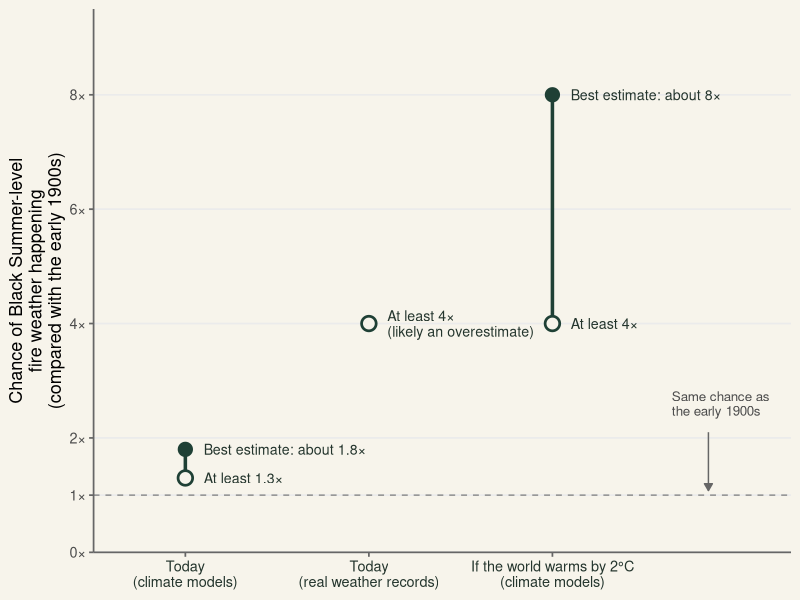

The R source for this figure:
## ---- chunk 1
#| label: fig-likelihood
#| fig-cap: "The chance of Black Summer-level fire weather in southeastern Australia is already higher than in the early 1900s, and could reach about eight times that level with 2°C of warming. The dashed line (1×) marks the early-1900s chance. Filled dots show best estimates and open circles show the lowest likely values. Data: @vanoldenborgh2021."
#| fig-alt: "Dot plot of the chance of Black Summer-level fire weather compared with the early 1900s (1×). Climate models: about 1.8 times today, at least 1.3 times. Weather records: at least 4 times today, likely an overestimate. With 2°C of warming: about 8 times, at least 4 times."
#| fig-width: 8
#| fig-height: 5

library(ggplot2)
library(tibble)

# Results reported by van Oldenborgh et al. (2021)
dots <- tibble(
  scenario = c("Today\n(climate models)",
               "Today\n(real weather records)",
               "If the world warms by 2°C\n(climate models)"),
  at_least = c(1.3, 4, 4),
  best     = c(1.8, NA, 8),
  at_least_label = c("At least 1.3×",
                     "At least 4×\n(likely an overestimate)",
                     "At least 4×")
)
dots$scenario <- factor(dots$scenario, levels = dots$scenario)

ggplot(dots, aes(x = scenario)) +
  # Reference line: same chance as the early 1900s
  geom_hline(yintercept = 1, linetype = "dashed", colour = "grey55") +
  # Side annotation with an arrow pointing to the reference line
  annotate("text", x = 3.65, y = 2.6,
           label = "Same chance as\nthe early 1900s",
           hjust = 0, size = 3.4, colour = "grey30", lineheight = 0.9) +
  annotate("segment", x = 3.85, xend = 3.85, y = 2.1, yend = 1.08,
           colour = "grey40", linewidth = 0.5,
           arrow = arrow(length = unit(0.2, "cm"), type = "closed")) +
  # Line from the lowest likely value to the best estimate
  geom_segment(aes(xend = scenario, y = at_least, yend = best),
               linewidth = 1.2, colour = "#1f4035", na.rm = TRUE) +
  # Open circle = lowest likely value; filled dot = best estimate
  geom_point(aes(y = at_least), shape = 21, fill = "#f7f4eb",
             colour = "#1f4035", size = 4, stroke = 1.4) +
  geom_point(aes(y = best), colour = "#1f4035", size = 4.5, na.rm = TRUE) +
  # Labels written beside each dot (direct labels instead of a legend)
  geom_text(aes(y = best, label = paste0("Best estimate: about ", best, "×")),
            nudge_x = 0.1, hjust = 0, size = 3.6, colour = "#24352d",
            na.rm = TRUE) +
  geom_text(aes(y = at_least, label = at_least_label),
            nudge_x = 0.1, hjust = 0, size = 3.6, colour = "#24352d",
            lineheight = 0.9) +
  scale_y_continuous(breaks = c(0, 1, 2, 4, 6, 8),
                     labels = function(x) paste0(x, "×"),
                     expand = c(0, 0)) +
  scale_x_discrete(expand = expansion(add = c(0.5, 1.3))) +
  coord_cartesian(ylim = c(0, 9.5), clip = "off") +
  labs(x = NULL,
       y = "Chance of Black Summer-level\nfire weather happening\n(compared with the early 1900s)") +
  theme_minimal(base_size = 13) +
  theme(
    panel.grid.major.x = element_blank(),
    panel.grid.minor   = element_blank(),
    axis.line          = element_line(colour = "grey40"),
    axis.ticks         = element_line(colour = "grey40"),
    axis.text.x        = element_text(colour = "#24352d"),
    plot.background    = element_rect(fill = "#f7f4eb", colour = NA)
  )
## ---- chunk 2
#| label: tbl-drivers
#| tbl-cap: "Heat is the biggest driver of rising fire danger in southeastern Australia, ahead of dry air, rainfall and wind. In one climate model, heat, dry air and wind are tied for biggest cause, so that model is counted for all three. Data: @vanoldenborgh2021."

library(kableExtra)

# Findings reported by van Oldenborgh et al. (2021)
drivers <- tibble::tibble(
  `Weather ingredient` = c("Heat",
                           "Dry air (low humidity)",
                           "Rainfall and drought",
                           "Wind"),
  `How many of the 4 climate models found it the biggest cause (ties counted)` = c(3, 2, 0, 1),
  `Rank in real weather records (1 = biggest cause)` = c(1, 2, 3, 4),
  `What the study found` = c(
    "Explains about half of the rise in fire danger in two climate models",
    "Biggest cause in one climate model, and tied for biggest in another",
    "Ranks third, likely because recent decades happened to be dry; no long-term climate change trend",
    "Tied for biggest cause in one climate model; small everywhere else"
  )
)

knitr::kable(drivers, align = c("l", "c", "c", "l")) |>
  kable_styling(bootstrap_options = c("striped", "hover"),
                full_width = TRUE, font_size = 15) |>
  # Header row in the site's dark green, centred and aligned to the bottom
  row_spec(0, background = "#1f4035", color = "white", align = "c",
           extra_css = "vertical-align: bottom; font-size: 14px;") |>
  # Highlight the main finding: heat
  row_spec(1, background = "#e4ece6") |>
  # Bold ingredient names and set column widths so text wraps neatly
  column_spec(1, bold = TRUE, width = "10em") |>
  column_spec(2:3, width = "13em") |>
  column_spec(4, width = "18em")
